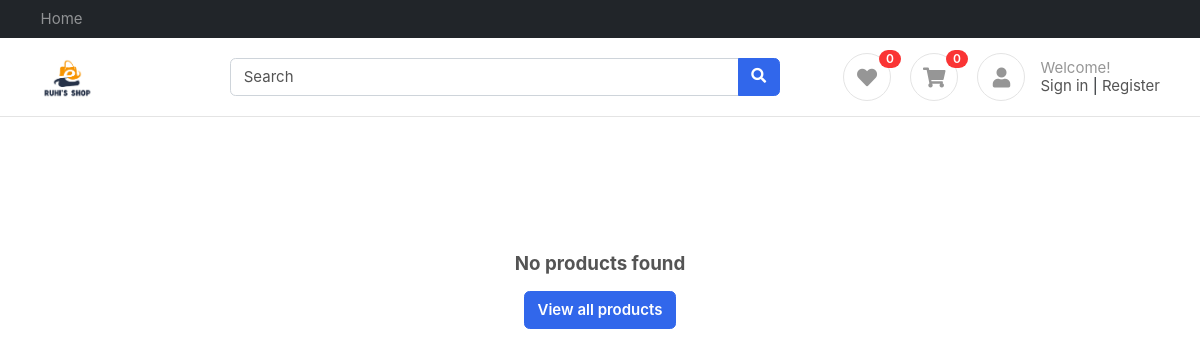
The app's page /, older data.
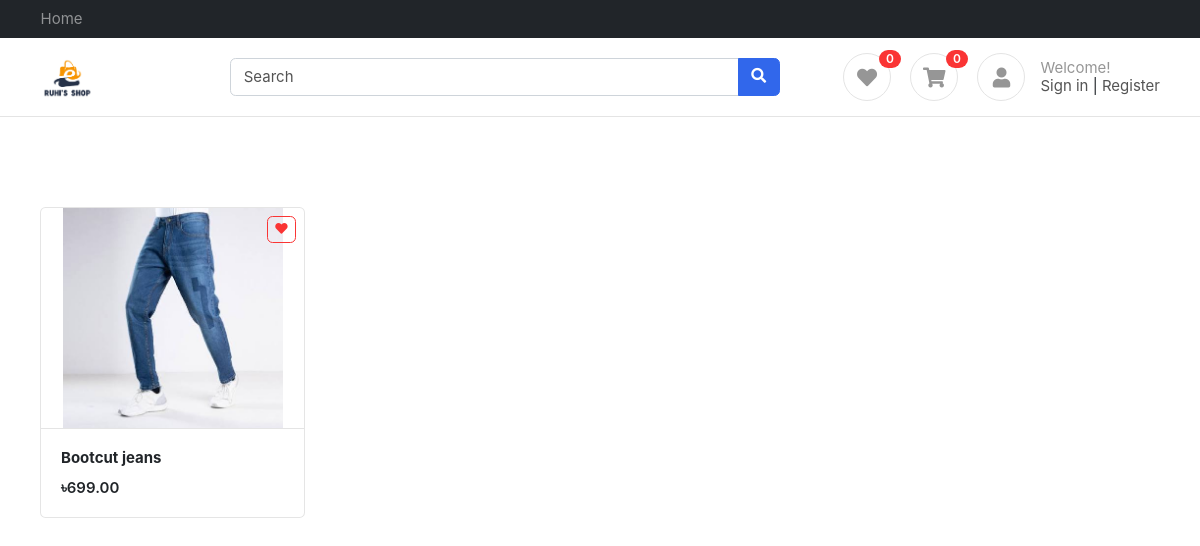
The same page, newer data.
### products/models.py (models this page shows, shortened)
class Product(BaseModel):
    product_name = models.CharField(max_length=255)
    slug = models.SlugField(unique=True, null=True, blank=True)
    category = models.ForeignKey(Category, on_delete=models.CASCADE, related_name="products")
    price = models.IntegerField()
    product_description = models.TextField()
    color_variation = models.ManyToManyField(ColorVariation, blank=True)
    size_variation = models.ManyToManyField(SizeVariation, blank=True)

class ProductImage(BaseModel):
    product = models.ForeignKey(Product, on_delete=models.CASCADE, related_name="product_images")
    image = models.ImageField(upload_to="product")

### home/views.py (the view)
# urls.py: path('' , index , name="index" ),
def index(request):
    query = request.GET.get('q', '').strip()
    products = Product.objects.all()
    if query:
        products = products.filter(product_name__icontains=query)
    context = {'products': products, 'query': query}
    return render(request, 'home/index.html', context)

### cart/cart.py (called while the page is built)
    def __len__(self):
        return sum(item['quantity'] for item in self.cart.values())

### cart/context_processors.py (called while the page is built)
def cart(request):
    return {'cart': Cart(request)}

def wishlist(request):
    return {'wishlist': Wishlist(request)}

### cart/wishlist.py (called while the page is built)
    @property
    def slugs(self):
        return self.wishlist

    def __len__(self):
        return len(self.wishlist)

### templates/home/index.html (shortened to what this page needs)
{% extends "base/base.html" %}
{% block start %}
<div class="container mt-5 pt-5">
		{% if not products %}
		<div class="text-center py-5">
			<h5>No products found</h5>
			<a href="{% url 'index' %}" class="btn btn-primary mt-2">View all products</a>
		</div>
		{% else %}
		<div class="row">
			{% for product in products %}
			<div class="col-md-3">
				<figure class="card card-product-grid">
					<a href="{% url 'wishlist_toggle' product.slug %}" class="btn btn-outline-danger btn-sm" style="position:absolute; top:8px; right:8px; z-index:2;">
						<i class="fa fa-heart {% if product.slug in wishlist.slugs %}text-danger{% endif %}"></i>
					</a>
					<div class="img-wrap"> <img src="/media/{{ product.product_images.first.image }}"> </div>
					<figcaption class="info-wrap border-top">
						<a href="{% url 'get_product' product.slug%}" class="title">
							<b>{{ product.product_name }}</b></a>
						<div class="price mt-2"> <b>৳</b>{{ product.price }}.00</div>
					</figcaption>
				</figure>
			</div>
			{% endfor %}
		</div>
		{% endif %}
		</div>
{% endblock %}

Row changes from the older to the newer data that the page shows:
added Product: product_images.first.image (picture), product_name "Bootcut jeans", price "699"
Text that changed along with them:
text no longer shown: "No products found View all products"
